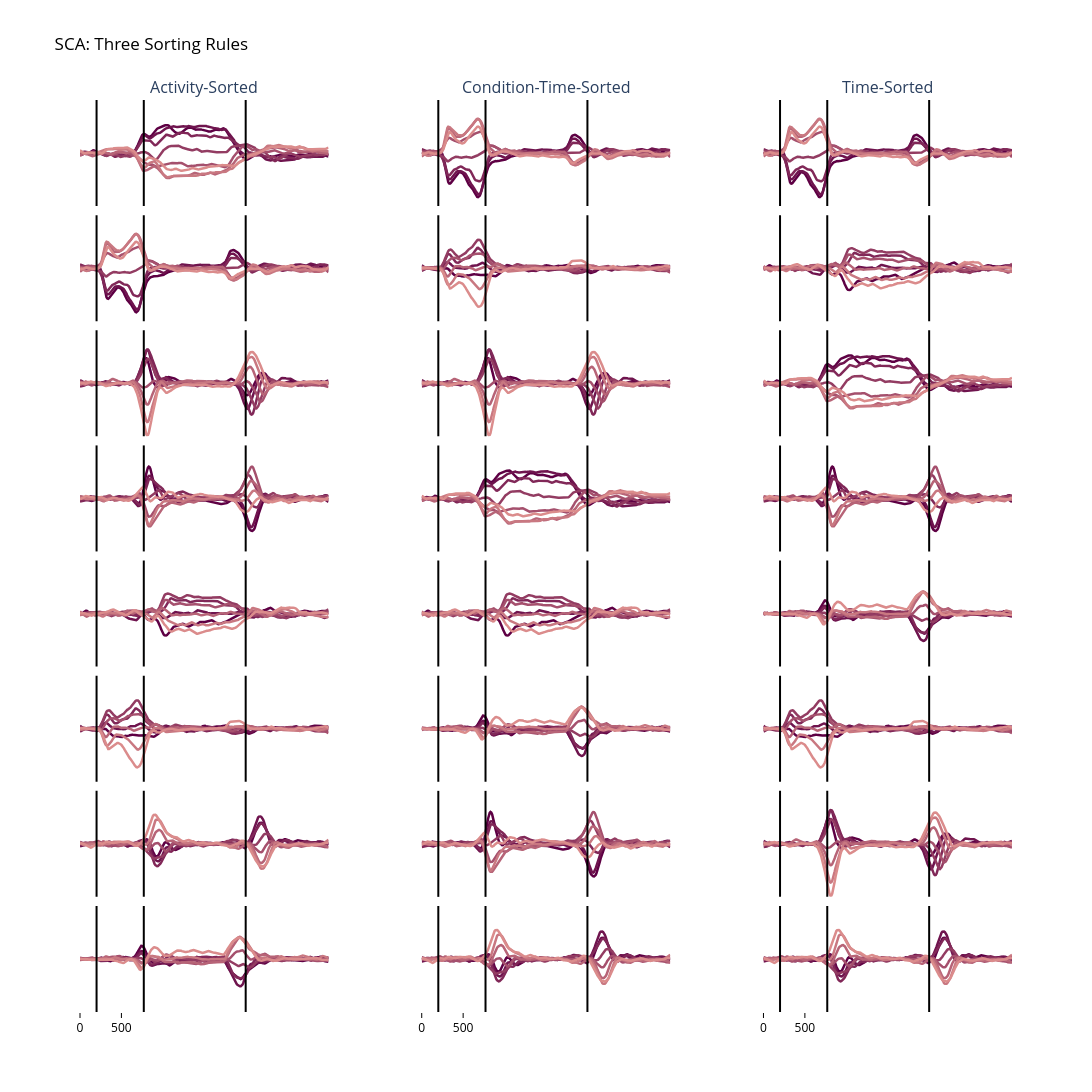

Notebook source saved alongside this figure:
### Code cell
# Plot all three sorting rules side by side
fig = make_subplots(
    rows=R_est, cols=3,
    shared_xaxes=True, shared_yaxes=True,
    vertical_spacing=0.01, horizontal_spacing=0.1,
    subplot_titles=("Activity-Sorted", "Condition-Time-Sorted", "Time-Sorted")
)

yRange = [-1.8, 1.8]

# Activity-sorted (left column)
for ii in range(R_est):
    for jj in range(numConds):
        latTrace = go.Scatter(y=rs_sca_latent_activity[:, jj, ii], 
                              line=go.scatter.Line(color=cMap[jj], width=2.5), 
                              showlegend=False)
        fig.add_trace(latTrace, row=ii+1, col=1)

    fig.add_vline(x=tgt_idx, row=ii+1, col=1, line_color='black')
    fig.add_vline(x=move_idx, row=ii+1, col=1, line_color='black')
    fig.add_vline(x=ret_idx, row=ii+1, col=1, line_color='black')

# Condition-time-sorted (middle column)
for ii in range(R_est):
    for jj in range(numConds):
        latTrace = go.Scatter(y=rs_sca_latent_condition_time[:, jj, ii], 
                              line=go.scatter.Line(color=cMap[jj], width=2.5), 
                              showlegend=False)
        fig.add_trace(latTrace, row=ii+1, col=2)

    fig.add_vline(x=tgt_idx, row=ii+1, col=2, line_color='black')
    fig.add_vline(x=move_idx, row=ii+1, col=2, line_color='black')
    fig.add_vline(x=ret_idx, row=ii+1, col=2, line_color='black')

# Time-sorted (right column)
for ii in range(R_est):
    for jj in range(numConds):
        latTrace = go.Scatter(y=rs_sca_latent_time[:, jj, ii], 
                              line=go.scatter.Line(color=cMap[jj], width=2.5), 
                              showlegend=False)
        fig.add_trace(latTrace, row=ii+1, col=3)

    fig.add_vline(x=tgt_idx, row=ii+1, col=3, line_color='black')
    fig.add_vline(x=move_idx, row=ii+1, col=3, line_color='black')
    fig.add_vline(x=ret_idx, row=ii+1, col=3, line_color='black')

fig.update_layout(height=2000, width=1800, title='SCA: Three Sorting Rules',
                  title_font_color='black', paper_bgcolor='white', plot_bgcolor='white')
fig.update_yaxes(showgrid=False, zeroline=False, visible=False, range=yRange)
fig.update_xaxes(color='black', showgrid=False, zeroline=False, visible=False)
fig.update_xaxes(color='black', showgrid=False, zeroline=False,
                 ticks='outside', tickvals=[0, 50], ticktext=['0', '500'], visible=True, row=R_est)

fig.show()
